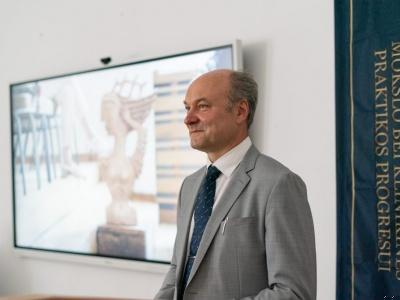
#> input picture app/cli/tmp/downloaded.M.Kutkaicio_foto-1024x683nsp-274.jpg, 400 x 300 px
$ python -i ela.py   (imports and definitions only)
#> lines starting #> are read from the running program, lines starting #| are printed output that depends on the picture
import os

import cv2

JPG_QUALITY1 = 95
JPG_QUALITY2 = 90
SCALE = 25


def generate_ela(path: str) -> None:
    img1 = cv2.imread(path)
#> img1 is the input picture: shape (300, 400, 3); mean B, G, R 162.9, 163.5, 162.9
    name = path.split("/")[-1]

    if not os.path.exists("out"):
        os.makedirs("out")

    cv2.imwrite(f"out/{name}_c95.jpg", img1, [cv2.IMWRITE_JPEG_QUALITY, JPG_QUALITY1])

    img2 = cv2.imread(f"out/{name}_c95.jpg")

    diff1 = SCALE * cv2.absdiff(img1, img2)
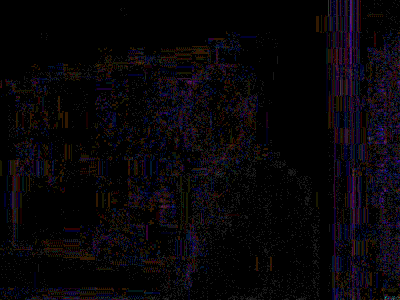
#> diff1: shape (300, 400, 3); mean B, G, R 8.4, 5.1, 7.6

    cv2.imwrite(f"out/{name}_c90.jpg", img2, [cv2.IMWRITE_JPEG_QUALITY, JPG_QUALITY2])

    img3 = cv2.imread(f"out/{name}_c90.jpg")

    diff2 = SCALE * cv2.absdiff(img2, img3)
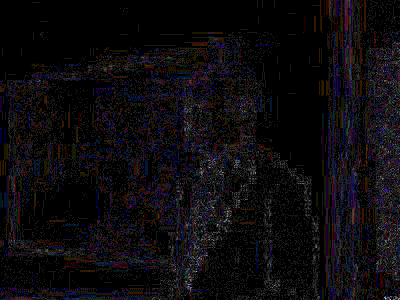
#> diff2: shape (300, 400, 3); mean B, G, R 13.7, 10.8, 13.1

    cv2.imwrite(f"out/{name}_ela_95.jpg", diff1)
    cv2.imwrite(f"out/{name}_ela_90.jpg", diff2)

>>> result = generate_ela('tmp/downloaded.M.Kutkaicio_foto-1024x683nsp-274.jpg')

$ run again, on app/cli/tmp/downloaded.20231109_Alfredas_Pliadis_AL6_3408-1024x683nsp-274.jpg
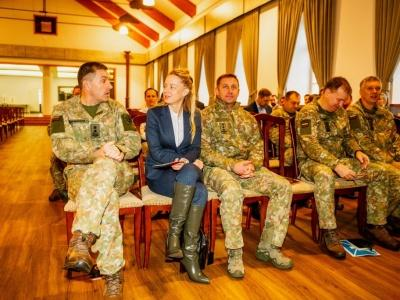
#> input picture app/cli/tmp/downloaded.20231109_Alfredas_Pliadis_AL6_3408-1024x683nsp-274.jpg, 400 x 300 px
#> in generate_ela, img1 is the input picture: shape (300, 400, 3); mean B, G, R 48.9, 112.9, 170.2
#> in generate_ela, `diff1 = SCALE * cv2.absdiff(img1, img2)`:
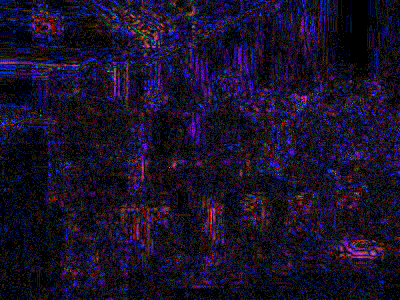
#> diff1: shape (300, 400, 3); mean B, G, R 40.7, 16.7, 24.9
#> in generate_ela, `diff2 = SCALE * cv2.absdiff(img2, img3)`:
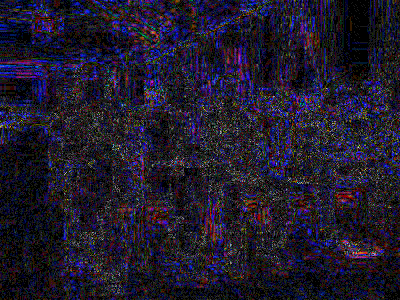
#> diff2: shape (300, 400, 3); mean B, G, R 44.4, 26.8, 31.9

$ run again, on app/cli/tmp/downloaded.52676657013_59ec9687e5_k-1024x683nsp-274.jpg
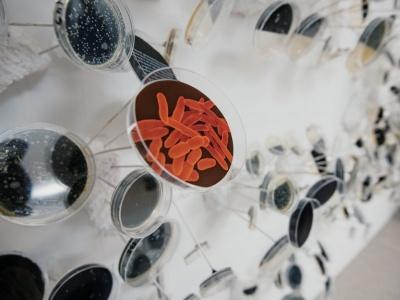
#> input picture app/cli/tmp/downloaded.52676657013_59ec9687e5_k-1024x683nsp-274.jpg, 400 x 300 px
#> in generate_ela, img1 is the input picture: shape (300, 400, 3); mean B, G, R 146.3, 148.6, 153.9
#> in generate_ela, `diff1 = SCALE * cv2.absdiff(img1, img2)`:
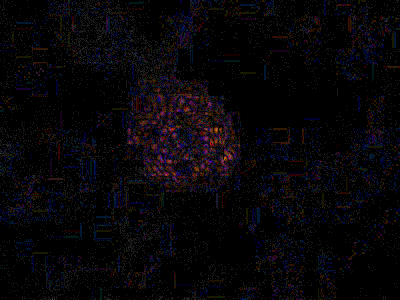
#> diff1: shape (300, 400, 3); mean B, G, R 8, 5.2, 7
#> in generate_ela, `diff2 = SCALE * cv2.absdiff(img2, img3)`:
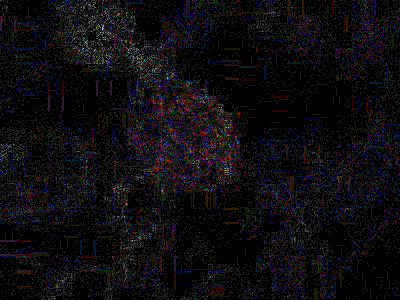
#> diff2: shape (300, 400, 3); mean B, G, R 15.1, 12.1, 13.7

$ run again, on app/cli/tmp/downloaded.SAULE%25CC%2587S-ENERGIJAnsp-274.jpg
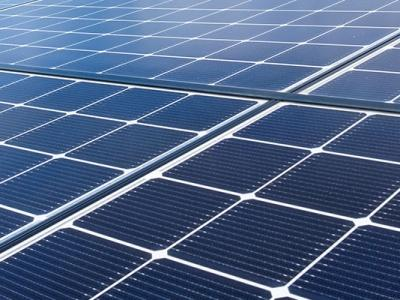
#> input picture app/cli/tmp/downloaded.SAULE%25CC%2587S-ENERGIJAnsp-274.jpg, 400 x 300 px
#> in generate_ela, img1 is the input picture: shape (300, 400, 3); mean B, G, R 134.7, 100.4, 79.7
#> in generate_ela, `diff1 = SCALE * cv2.absdiff(img1, img2)`:
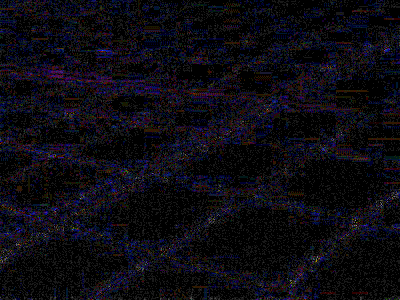
#> diff1: shape (300, 400, 3); mean B, G, R 17.8, 10.8, 12.3
#> in generate_ela, `diff2 = SCALE * cv2.absdiff(img2, img3)`:
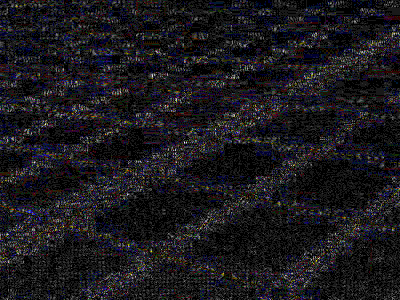
#> diff2: shape (300, 400, 3); mean B, G, R 29, 24.8, 26.3
